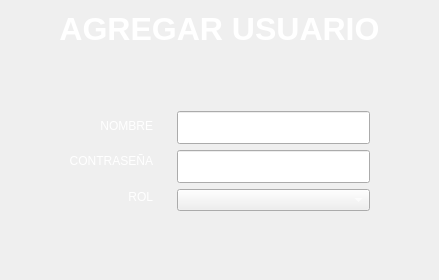
             <widget class="QWidget" name="page">
              <layout class="QVBoxLayout" name="verticalLayout_37">
               <item>
                <widget class="QLabel" name="label_2">
                 <property name="font">
                  <font>
                   <pointsize>24</pointsize>
                   <bold>true</bold>
                  </font>
                 </property>
                 <property name="styleSheet">
                  <string notr="true">color: rgb(255, 255, 255);</string>
                 </property>
                 <property name="text">
                  <string>AGREGAR USUARIO</string>
                 </property>
                 <property name="alignment">
                  <set>Qt::AlignmentFlag::AlignCenter</set>
                 </property>
                </widget>
               </item>
               <item>
                <spacer name="verticalSpacer_5">
                 <property name="orientation">
                  <enum>Qt::Orientation::Vertical</enum>
                 </property>
                 <property name="sizeHint" stdset="0">
                  <size>
                   <width>20</width>
                   <height>40</height>
                  </size>
                 </property>
                </spacer>
               </item>
               <item>
                <widget class="QWidget" name="widget_3" native="true">
                 <layout class="QHBoxLayout" name="horizontalLayout_15">
                  <item>
                   <spacer name="horizontalSpacer_2">
                    <property name="orientation">
                     <enum>Qt::Orientation::Horizontal</enum>
                    </property>
                    <property name="sizeHint" stdset="0">
                     <size>
                      <width>40</width>
                      <height>20</height>
                     </size>
                    </property>
                   </spacer>
                  </item>
                  <item>
                   <widget class="QWidget" name="widget_29" native="true">
                    <layout class="QVBoxLayout" name="verticalLayout_39">
                     <item>
                      <widget class="QLabel" name="label_4">
                       <property name="styleSheet">
                        <string notr="true">font: 700 16pt &quot;Segoe UI&quot;;
color: rgb(255, 255, 255);</string>
                       </property>
                       <property name="text">
                        <string>NOMBRE</string>
                       </property>
                       <property name="alignment">
                        <set>Qt::AlignmentFlag::AlignRight|Qt::AlignmentFlag::AlignTrailing|Qt::AlignmentFlag::AlignVCenter</set>
                       </property>
                      </widget>
                     </item>
                     <item>
                      <widget class="QLabel" name="label_3">
                       <property name="styleSheet">
                        <string notr="true">font: 700 16pt &quot;Segoe UI&quot;;
color: rgb(255, 255, 255);</string>
                       </property>
                       <property name="text">
                        <string>CONTRASEÑA</string>
                       </property>
                       <property name="alignment">
                        <set>Qt::AlignmentFlag::AlignRight|Qt::AlignmentFlag::AlignTrailing|Qt::AlignmentFlag::AlignVCenter</set>
                       </property>
                      </widget>
                     </item>
                     <item>
                      <widget class="QLabel" name="label_5">
                       <property name="styleSheet">
                        <string notr="true">font: 700 16pt &quot;Segoe UI&quot;;
color: rgb(255, 255, 255);</string>
                       </property>
                       <property name="text">
                        <string>ROL</string>
                       </property>
                       <property name="alignment">
                        <set>Qt::AlignmentFlag::AlignRight|Qt::AlignmentFlag::AlignTrailing|Qt::AlignmentFlag::AlignVCenter</set>
                       </property>
                      </widget>
                     </item>
                    </layout>
                   </widget>
                  </item>
                  <item>
                   <widget class="QWidget" name="widget_28" native="true">
                    <layout class="QVBoxLayout" name="verticalLayout_38">
                     <item>
                      <widget class="QLineEdit" name="lineEdit_nombre_usuario_add">
                       <property name="sizePolicy">
                        <sizepolicy hsizetype="Preferred" vsizetype="Fixed">
                         <horstretch>0</horstretch>
                         <verstretch>0</verstretch>
                        </sizepolicy>
                       </property>
                       <property name="font">
                        <font>
                         <pointsize>16</pointsize>
                        </font>
                       </property>
                      </widget>
                     </item>
                     <item>
                      <widget class="QLineEdit" name="lineEdit_password_add">
                       <property name="sizePolicy">
                        <sizepolicy hsizetype="Preferred" vsizetype="Fixed">
                         <horstretch>0</horstretch>
                         <verstretch>0</verstretch>
                        </sizepolicy>
                       </property>
                       <property name="font">
                        <font>
                         <pointsize>16</pointsize>
                        </font>
                       </property>
                       <property name="echoMode">
                        <enum>QLineEdit::EchoMode::Password</enum>
                       </property>
                      </widget>
                     </item>
                     <item>
                      <widget class="QComboBox" name="comboBox">
                       <property name="styleSheet">
                        <string notr="true">font: 700 16pt &quot;Segoe UI&quot;;
color: rgb(255, 255, 255);</string>
                       </property>
                      </widget>
                     </item>
                    </layout>
                   </widget>
                  </item>
                  <item>
                   <spacer name="horizontalSpacer">
                    <property name="orientation">
                     <enum>Qt::Orientation::Horizontal</enum>
                    </property>
                    <property name="sizeHint" stdset="0">
                     <size>
                      <width>40</width>
                      <height>20</height>
                     </size>
                    </property>
                   </spacer>
                  </item>
                 </layout>
                </widget>
               </item>
               <item>
                <spacer name="verticalSpacer_4">
                 <property name="orientation">
                  <enum>Qt::Orientation::Vertical</enum>
                 </property>
                 <property name="sizeHint" stdset="0">
                  <size>
                   <width>20</width>
                   <height>40</height>
                  </size>
                 </property>
                </spacer>
               </item>
              </layout>
             </widget>
